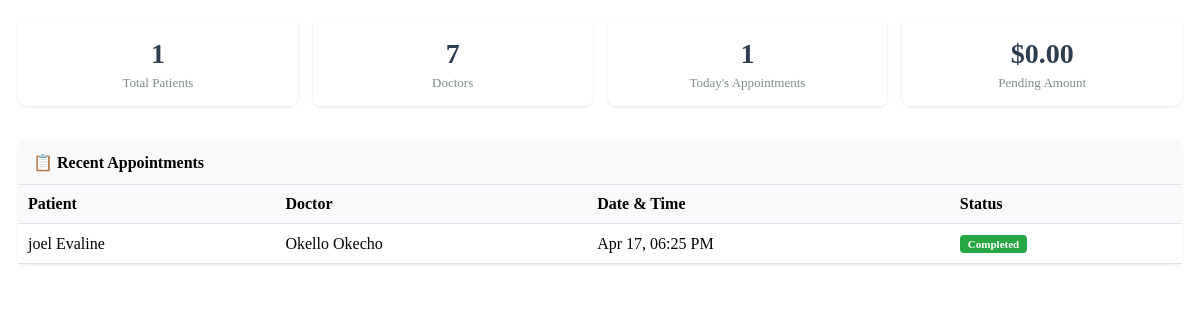
Screenshot of /try/dashboard.php with the database file from the repository.
### tables this page shows
CREATE TABLE `appointment` (
  `AppointmentID` int(11) NOT NULL,
  `PatientID` int(11) NOT NULL,
  `DoctorID` int(11) NOT NULL,
  `PatientTreatmentID` int(11) DEFAULT NULL,
  `AppointmentDateTime` datetime NOT NULL,
  `DurationMinutes` int(11) NOT NULL DEFAULT 30 CHECK (`DurationMinutes` between 15 and 240),
  `Status` enum('Scheduled','CheckedIn','InProgress','Completed','Cancelled','NoShow') DEFAULT 'Scheduled',
  `Purpose` text DEFAULT NULL,
  `Notes` text DEFAULT NULL,
  `CreatedAt` timestamp NOT NULL DEFAULT current_timestamp()
);

### try/dashboard.php (the view, shortened to what this page needs)
<?php
require_once 'db_config.php';
$patientCount = 0;
$doctorCount = 0;
$todayCount = 0;
$pendingAmount = 0;
$result = $conn->query("SELECT COUNT(*) as total FROM Patient WHERE IsActive = 1");
if ($result) {
    $row = $result->fetch_assoc();
    $patientCount = $row['total'];
}
$result = $conn->query("SELECT COUNT(*) as total FROM Doctor WHERE IsActive = 1");
if ($result) {
    $row = $result->fetch_assoc();
    $doctorCount = $row['total'];
}
$result = $conn->query("SELECT COUNT(*) as total FROM Appointment WHERE DATE(AppointmentDateTime) = CURDATE()");
if ($result) {
    $row = $result->fetch_assoc();
    $todayCount = $row['total'];
}
$result = $conn->query("SELECT SUM(TotalAmount - AmountPaid) as total FROM Billing WHERE PaymentStatus IN ('Pending', 'Partial')");
if ($result && $row = $result->fetch_assoc()) {
    $pendingAmount = $row['total'] ?? 0;
}
$appointments = $conn->query("
    SELECT
        a.AppointmentDateTime,
        a.Status,
        CONCAT(COALESCE(p.FirstName, ''), ' ', COALESCE(p.LastName, '')) as PatientName,
        CONCAT(COALESCE(d.FirstName, ''), ' ', COALESCE(d.LastName, '')) as DoctorName
    FROM Appointment a
    LEFT JOIN Patient p ON a.PatientID = p.PatientID
    LEFT JOIN Doctor d ON a.DoctorID = d.DoctorID
    ORDER BY a.AppointmentDateTime DESC
    LIMIT 5
");
?>
<!DOCTYPE html>
<html>
<head>
</head>
<body>
<div style="padding: 10px;">
    <div style="display: grid; grid-template-columns: repeat(auto-fit, minmax(200px, 1fr)); gap: 15px; margin-bottom: 20px;">
        <div class="stat-box">
            <div class="stat-number"><?php echo $patientCount; ?></div>
            <div class="stat-label">Total Patients</div>
        </div>
        <div class="stat-box">
            <div class="stat-number"><?php echo $doctorCount; ?></div>
            <div class="stat-label">Doctors</div>
        </div>
        <div class="stat-box">
            <div class="stat-number"><?php echo $todayCount; ?></div>
            <div class="stat-label">Today's Appointments</div>
        </div>
        <div class="stat-box">
            <div class="stat-number">$<?php echo number_format($pendingAmount, 2); ?></div>
            <div class="stat-label">Pending Amount</div>
        </div>
    </div>
    <div class="card">
        <div class="card-header">
            📋 Recent Appointments
        </div>
        <div class="card-body">
            <?php if ($appointments && $appointments->num_rows > 0): ?>
            <table class="recent-table">
                <thead>
                    <tr>
                        <th>Patient</th>
                        <th>Doctor</th>
                        <th>Date & Time</th>
                        <th>Status</th>
                    </tr>
                </thead>
                <tbody>
                    <?php while($row = $appointments->fetch_assoc()):
                        $patientName = trim($row['PatientName']) ?: 'N/A';
                        $doctorName = trim($row['DoctorName']) ?: 'N/A';
                        $dateTime = date('M d, h:i A', strtotime($row['AppointmentDateTime']));
                        $statusClass = '';
                        switch($row['Status']) {
                            case 'Completed': $statusClass = 'badge-completed'; break;
                        }
                    ?>
                    <tr>
                        <td><?php echo htmlspecialchars($patientName); ?></td>
                        <td><?php echo htmlspecialchars($doctorName); ?></td>
                        <td><?php echo $dateTime; ?></td>
                        <td><span class="badge <?php echo $statusClass; ?>"><?php echo $row['Status']; ?></span></td>
                    </tr>
                    <?php endwhile; ?>
                </tbody>
            </table>
            <?php else: ?>
            <div style="text-align: center; padding: 30px; color: #999;">
                No appointments found
            </div>
            <?php endif; ?>
        </div>
    </div>
</div>
</body>
</html>

### try/dashboard.php (style rules this page uses)
.stat-box { background: white; border-radius: 8px; padding: 15px; margin-bottom: 15px; box-shadow: 0 1px 3px rgba(0,0,0,0.1); text-align: center; }
.stat-number { font-size: 28px; font-weight: bold; margin: 5px 0; color: #2c3e50; }
.stat-label { color: #7f8c8d; font-size: 13px; margin: 0; }
.recent-table { width: 100%; background: white; border-collapse: collapse; }
.recent-table th { background: #f8f9fa; padding: 10px; text-align: left; border-bottom: 1px solid #dee2e6; }
.recent-table td { padding: 10px; border-bottom: 1px solid #dee2e6; }
.badge { display: inline-block; padding: 3px 8px; border-radius: 4px; font-size: 11px; font-weight: bold; }
.badge-completed { background: #28a745; color: #fff; }
.card { background: white; border-radius: 8px; box-shadow: 0 1px 3px rgba(0,0,0,0.1); margin-top: 20px; }
.card-header { padding: 12px 15px; border-bottom: 1px solid #dee2e6; font-weight: bold; background: #f8f9fa; border-radius: 8px 8px 0 0; }
.card-body { padding: 0; }

### rows the page displays
appointment: patientName "joel Evaline", doctorName "Okello Okecho", AppointmentDateTime "Apr 17, 06:25 PM", Status "Completed"

### other values shown
$patientCount "1"
$doctorCount "7"
$todayCount "1"
$pendingAmount "0.00"
